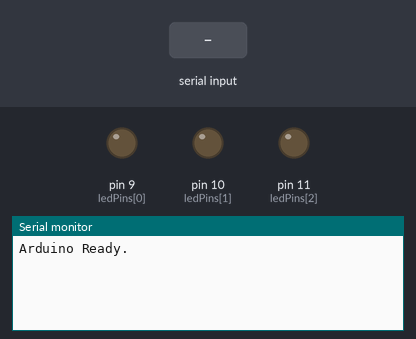
Bench run of a sketch on a simulated Arduino Uno, built with avr-gcc and run on an emulated ATmega328P. Shown: output pins drawn as LEDs (lit = HIGH), the last lines printed to the serial monitor. Inputs (shaded band) come from the test bench.

Above: at 1.2 s.
1.3 s: "s\n" received over Serial
At 2.5 s:
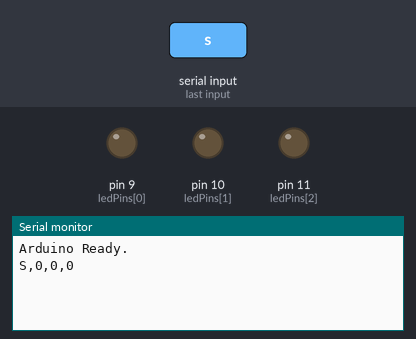
2.8 s: "i\n" received over Serial
At 3.8 s:
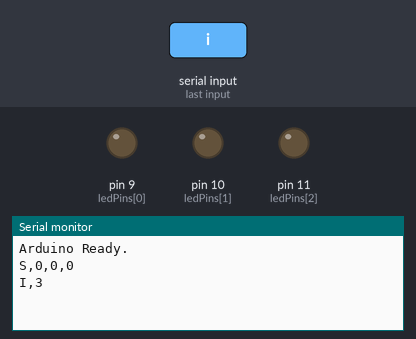

Measured:
- after the input at 1.3 s, the serial monitor: prints a new line at once (image 1)
- after the input at 2.8 s, the serial monitor: prints a new line at once (image 2)

The sketch:

led_serial_port_control.ino
```cpp
// =================== 完整通訊版本 v2 (增加查詢功能) ===================

const int ledPins[] = {9, 10, 11};
const int NUM_LEDS = sizeof(ledPins) / sizeof(ledPins[0]); // 更彈性的寫法，自動計算 LED 數量

int brightness[NUM_LEDS] = {0}; // C++ 會自動將剩餘元素初始化為 0

void setup() {
  Serial.begin(9600);
  for (int i = 0; i < NUM_LEDS; i++) {
    pinMode(ledPins[i], OUTPUT);
  }
  while (!Serial) { ; }
  Serial.println("Arduino Ready.");
}

void loop() {
  if (Serial.available() > 0) {
    String command = Serial.readStringUntil('\n');
    command.trim();
    processCommand(command);
  }
}

void processCommand(String command) {
  if (command.startsWith("<") && command.endsWith(">")) {
    // (這部分和之前一樣，省略註解)
    command = command.substring(1, command.length() - 1);
    int commaIndex = command.indexOf(',');
    if (commaIndex > 0) {
      String indexStr = command.substring(0, commaIndex);
      String valueStr = command.substring(commaIndex + 1);
      int ledIndex = indexStr.toInt();
      int value = valueStr.toInt();
      if (ledIndex >= 0 && ledIndex < NUM_LEDS) {
        value = constrain(value, 0, 255);
        analogWrite(ledPins[ledIndex], value);
        brightness[ledIndex] = value;
      }
    }
  }
  else if (command == "s") {
    reportStatus();
  }
  // =================== 新增的程式碼 ===================
  else if (command == "i") {
    reportInfo(); // 當收到 'i' 指令時，呼叫 reportInfo 函數
  }
  // ======================================================
}

void reportStatus() {
  String status = "S,";
  for (int i = 0; i < NUM_LEDS; i++) {
    status += String(brightness[i]);
    if (i < NUM_LEDS - 1) {
      status += ",";
    }
  }
  Serial.println(status);
}

// =================== 新增的函數 ===================
void reportInfo() {
  // 回傳 'I,' 加上 LED 的總數
  Serial.print("I,");
  Serial.println(NUM_LEDS);
}
// ===============================================
```
